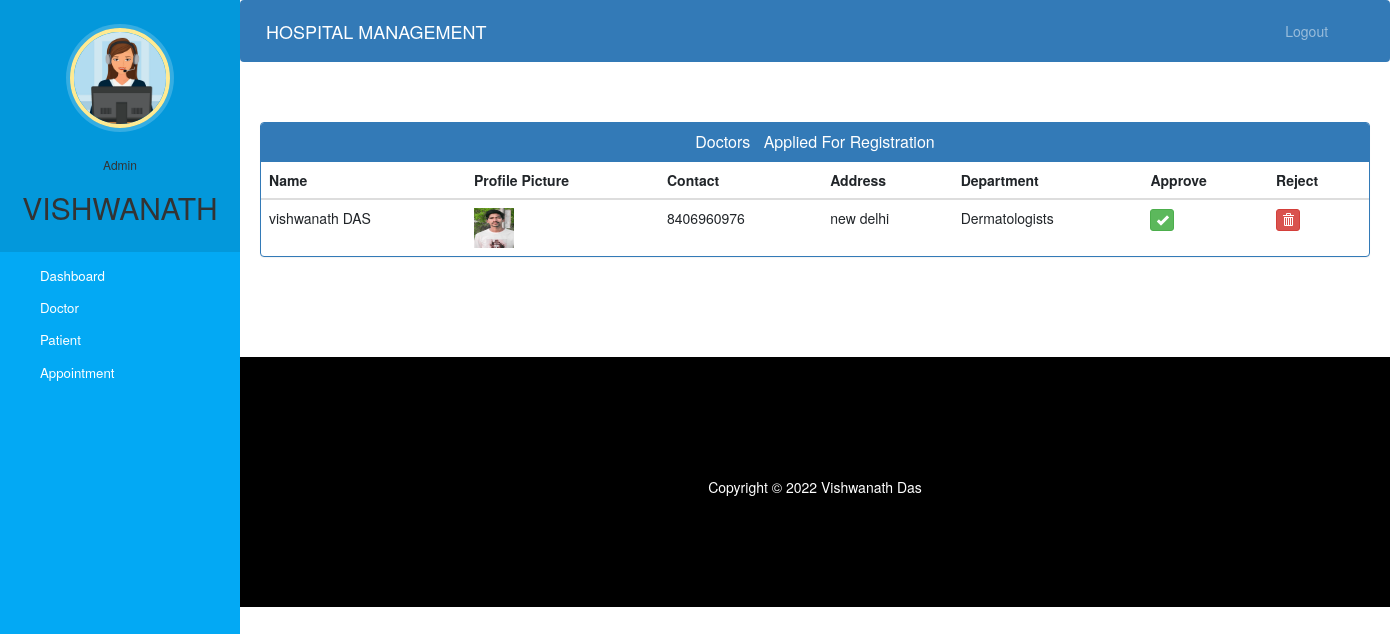
/admin-approve-doctor (signed in), run on the app's committed database.
### hospital/models.py (models this page shows, shortened)
class Doctor(models.Model):
    user=models.OneToOneField(User,on_delete=models.CASCADE)
    profile_pic= models.ImageField(upload_to='profile_pic/DoctorProfilePic/',null=True,blank=True)
    address = models.CharField(max_length=40)
    mobile = models.CharField(max_length=20,null=True)
    department= models.CharField(max_length=50,choices=departments,default='Cardiologist')
    status=models.BooleanField(default=False)
    @property
    def get_name(self):
        return self.user.first_name+" "+self.user.last_name

### hospital/views.py (the view)
# urls.py: path('admin-approve-doctor', views.admin_approve_doctor_view,name='admin-approve-doctor'),
@login_required(login_url='adminlogin')
@user_passes_test(is_admin)
def admin_approve_doctor_view(request):
    doctors=models.Doctor.objects.all().filter(status=False)
    return render(request,'hospital/admin_approve_doctor.html',{'doctors':doctors})

### hospital/views.py (called while the page is built)
def is_admin(user):
    return user.groups.filter(name='ADMIN').exists()

### templates/hospital/admin_approve_doctor.html (shortened to what this page needs)
{% extends 'hospital/admin_base.html' %}
{% block content %}
{%load static%}
<head>
  <link href="//netdna.bootstrapcdn.com/bootstrap/3.0.0/css/bootstrap.min.css" rel="stylesheet" id="bootstrap-css">
</head>
<div class="container">
  <div class="panel panel-primary">
    <div class="panel-heading">
      <h6 class="panel-title">Doctors &nbsp Applied For Registration</h6>
    </div>
    <table class="table table-hover" id="dev-table">
      <thead>
        <tr>
          <th>Name</th>
          <th>Profile Picture</th>
          <th>Contact</th>
          <th>Address</th>
          <th>Department</th>
          <th>Approve</th>
          <th>Reject</th>
        </tr>
      </thead>
      {% for d in doctors %}
      <tr>
        <td> {{d.get_name}}</td>
        <td> <img src="{% static d.profile_pic.url %}" alt="Profile Pic" height="40px" width="40px" /></td>
        <td>{{d.mobile}}</td>
        <td>{{d.address}}</td>
        <td>{{d.department}}</td>
        <td><a class="btn btn-success btn-xs" href="{% url 'approve-doctor' d.id  %}"><span class="glyphicon glyphicon-ok"></span></a></td>
        <td><a class="btn btn-danger btn-xs" href="{% url 'reject-doctor' d.id  %}"><span class="glyphicon glyphicon-trash"></span></a></td>
      </tr>
      {% endfor %}
    </table>
  </div>
</div>
{% endblock content %}

### templates/hospital/admin_base.html (shortened to what this page needs)
<!DOCTYPE html>
{% load static %}
<html lang="en">
<head>
  <link rel="stylesheet" href="https://stackpath.bootstrapcdn.com/bootstrap/4.3.1/css/bootstrap.min.css">
  <link rel="stylesheet" href="https://maxcdn.bootstrapcdn.com/font-awesome/4.7.0/css/font-awesome.min.css">
  <link rel="stylesheet" href="{% static '/style.css' %}">
</head>
<body>
  <nav class="menu" tabindex="0">
    <header class="avatar">
      <img src="{% static "images/adminpropic.png" %}" />
      <br><br>
      <h6>Admin</h6>
      <h2>{{request.user.first_name}}</h2>
    </header>
    <ul>
      <li tabindex="0" class="icon-dashboard"> <a style="color:white; text-decoration:none;" href="/admin-dashboard"><span>Dashboard</span></a> </li>
      <li tabindex="0" class="icon-customers"> <a style="color:white; text-decoration:none;" href="/admin-doctor"><span>Doctor</span></a></li>
      <li tabindex="0" class="icon-users"> <a style="color:white; text-decoration:none;" href="/admin-patient"><span>Patient</span></a></li>
      <li tabindex="0" class="icon-calendar"> <a style="color:white; text-decoration:none;" href="/admin-appointment"><span>Appointment</span></a></li>
    </ul>
  </nav>
  <main>
    <div class="bs-example">
      <nav class="navbar navbar-expand-md  navbar-dark fixed-top" style="background:#337AB7;">
        <a href="/admin-dashboard" class="navbar-brand">HOSPITAL MANAGEMENT</a>
        <div class="collapse navbar-collapse justify-content-between" id="navbarCollapse">
          <div class="navbar-nav" style=" margin-left: 90%;">
            <a href="/logout" class="nav-item nav-link">Logout</a>
          </div>
        </div>
      </nav>
    </div>
    <br><br>
    {% block content %}
    {% endblock content %}
    <br><br><br><br>
    <footer>
      <br>
      <div class="container">
        <div class="row">
          <div class="col-md-12 col-sm-12">
            <div style="color:#ffffff;" class="wow fadeInUp footer-copyright">
              <p>
                Copyright &copy; 2022 Vishwanath Das </p>
            </div>
          </div>
        </div>
      </div>
    </footer>
  </main>
</body>
</html>

### static/style.css (style rules this page uses)
body { padding-left: 240px; }
main { position: relative; height: 100vh; }
.menu { background: #5bc995; height: 100vh; width: 240px; position: fixed; top: 0px; left: 0; z-index: 5; outline: none; }
.menu .avatar { background: rgba(0, 0, 0, 0.1); padding: 2em 0.5em; text-align: center; }
.menu .avatar img { width: 100px; border-radius: 50%; overflow: hidden; border: 4px solid #ffea92; box-shadow: 0 0 0 4px rgba(255, 255, 255, 0.2); }
.menu .avatar h2 { font-weight: normal; margin-bottom: 0; }
.menu ul { list-style: none; padding: 0.5em 0; margin: 0; }
.menu ul li { padding: 0.5em 1em 0.5em 3em; font-size: 0.95em; font-weight: regular; background-repeat: no-repeat; background-position: left 15px center; background-size: auto 20px; transition: all 0.15s linear; cursor: pointer; }
.menu ul li.icon-dashboard { background-image: url("http://www.entypo.com/images//gauge.svg"); }
.menu ul li.icon-customers { background-image: url("http://www.entypo.com/images//briefcase.svg"); }
.menu ul li.icon-users { background-image: url("http://www.entypo.com/images//users.svg"); }
.menu ul li.icon-calendar { background-image: url("http://www.entypo.com/images//calendar.svg"); }

### templates/hospital/admin_base.html (style rules this page uses)
a:link { text-decoration: none; }
a { color: white; }
footer { padding: 0px 0px 0px 0px; background-color: black; margin: 0px; }
p { text-align: center; }
body { padding-left: 240px; }
main { position: relative; height: 100vh; }
.menu { background: #03a9f4; height: 100vh; width: 240px; position: fixed; top: 0px; left: 0; z-index: 5; outline: none; }
.menu .avatar { background: rgba(0, 0, 0, 0.1); padding: 2em 0.5em; text-align: center; }
.menu .avatar img { width: 100px; border-radius: 50%; overflow: hidden; border: 4px solid #ffea92; box-shadow: 0 0 0 4px rgba(255, 255, 255, 0.2); }
.menu .avatar h2 { font-weight: normal; margin-bottom: 0; }
.menu ul { list-style: none; padding: 0.5em 0; margin: 0; }
.menu ul li { padding: 0.5em 1em 0.5em 3em; font-size: 0.95em; font-weight: regular; background-repeat: no-repeat; background-position: left 15px center; background-size: auto 20px; transition: all 0.15s linear; cursor: pointer; }
.menu ul li.icon-dashboard { background-image: url("http://www.entypo.com/images//gauge.svg"); }
.menu ul li.icon-customers { background-image: url("http://www.entypo.com/images//briefcase.svg"); }
.menu ul li.icon-users { background-image: url("http://www.entypo.com/images//users.svg"); }
.menu ul li.icon-calendar { background-image: url("http://www.entypo.com/images//calendar.svg"); }

### templates/hospital/admin_approve_doctor.html (style rules this page uses)
a:link { text-decoration: none; }
h6 { text-align: center; }
.row { margin: 100px; }

### data on the page
Doctor: get_name "vishwanath DAS", profile_pic (picture), mobile "8406960976", address "new delhi", department "Dermatologists"

### other printed values
{{ request.user.first_name }} "VISHWANATH"
